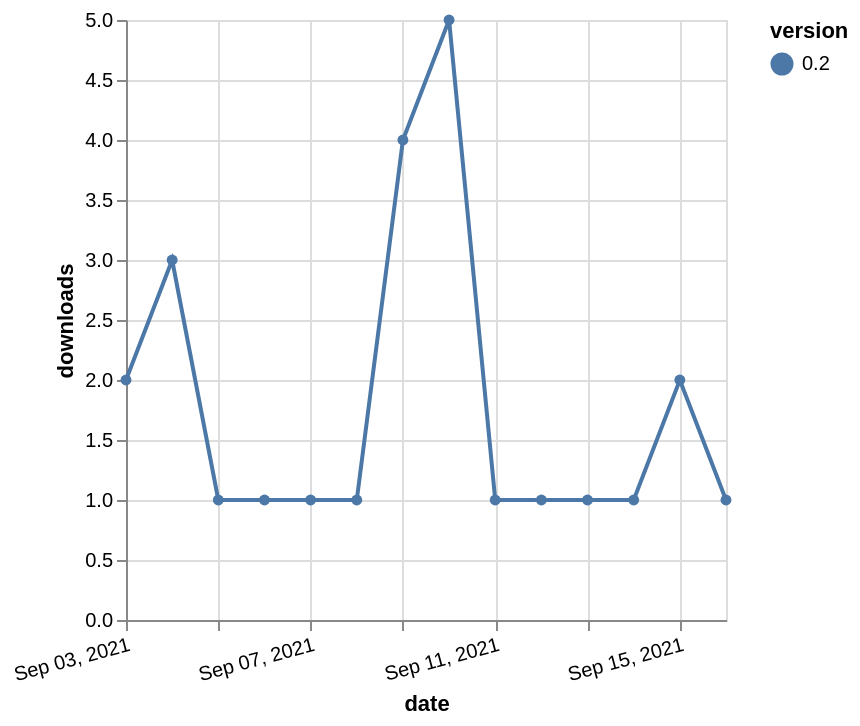

Express this chart as Vega-Lite.
### Vega-Lite specification from a JSON file in a GitHub repository (floating-point values rounded to 4 significant figures)
{"$schema": "https://vega.github.io/schema/vega-lite/v5.json", "description": "A simple bar chart with embedded data.", "data": {"values": [{"date": "2021-09-03", "total": 617, "delta": 2, "version": "0.2"}, {"date": "2021-09-04", "total": 620, "delta": 3, "version": "0.2"}, {"date": "2021-09-05", "total": 621, "delta": 1, "version": "0.2"}, {"date": "2021-09-06", "total": 622, "delta": 1, "version": "0.2"}, {"date": "2021-09-07", "total": 623, "delta": 1, "version": "0.2"}, {"date": "2021-09-08", "total": 624, "delta": 1, "version": "0.2"}, {"date": "2021-09-09", "total": 628, "delta": 4, "version": "0.2"}, {"date": "2021-09-10", "total": 633, "delta": 5, "version": "0.2"}, {"date": "2021-09-11", "total": 634, "delta": 1, "version": "0.2"}, {"date": "2021-09-12", "total": 635, "delta": 1, "version": "0.2"}, {"date": "2021-09-13", "total": 636, "delta": 1, "version": "0.2"}, {"date": "2021-09-14", "total": 637, "delta": 1, "version": "0.2"}, {"date": "2021-09-15", "total": 639, "delta": 2, "version": "0.2"}, {"date": "2021-09-16", "total": 640, "delta": 1, "version": "0.2"}]}, "width": "container", "mark": {"type": "line", "point": {"filled": true}}, "encoding": {"x": {"field": "date", "type": "temporal", "timeUnit": "yearmonthdate", "title": "date", "axis": {"labelAngle": -15}}, "y": {"field": "delta", "type": "quantitative", "title": "downloads"}, "color": {"field": "version", "type": "nominal"}, "tooltip": {"field": "delta"}}}
